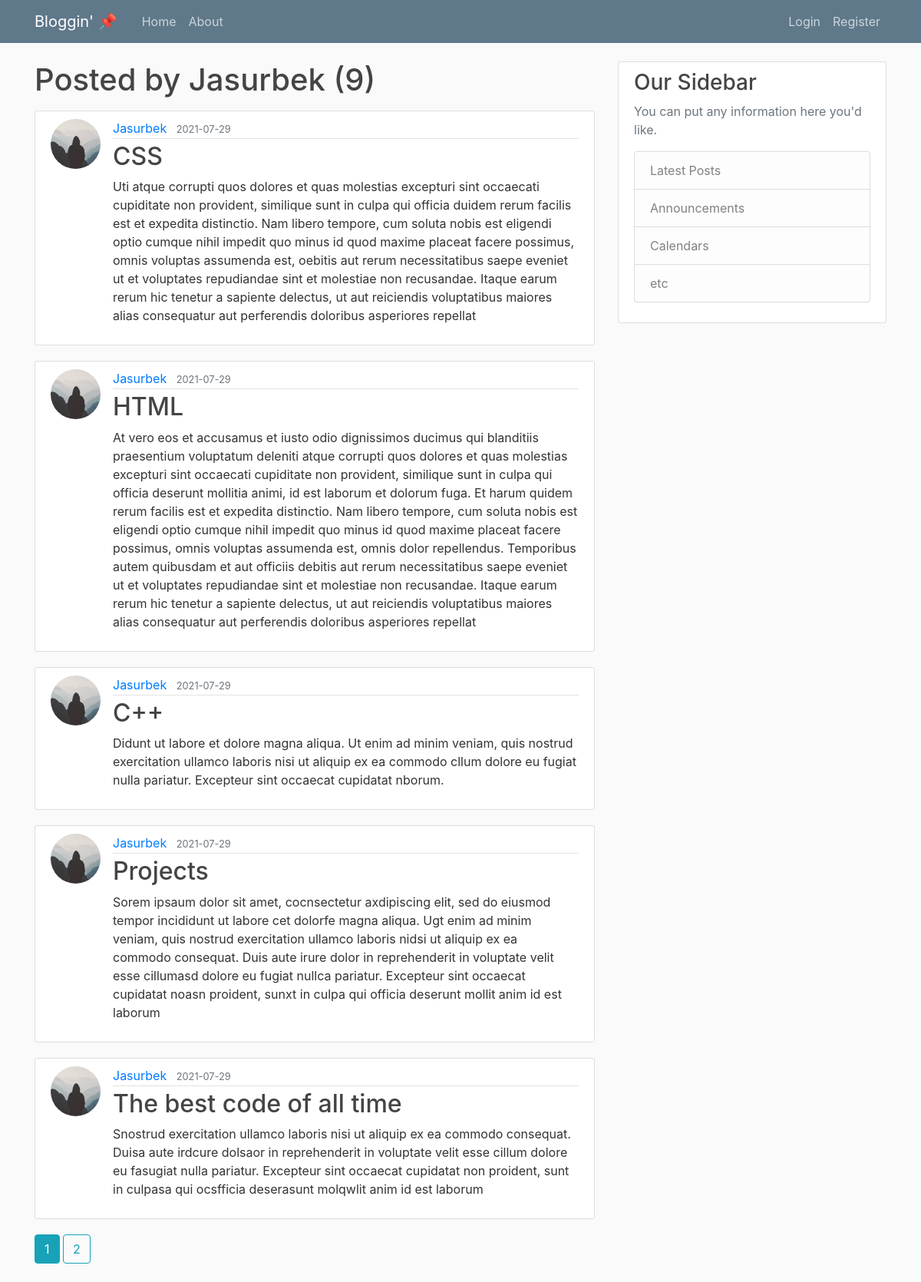
/user/Jasurbek, run on the app's committed database.
### main_flask/models.py (models this page shows, shortened)
class User(db.Model, UserMixin):
    id = db.Column(db.Integer, primary_key=True)
    username = db.Column(db.String(20), unique=True, nullable=False)
    email = db.Column(db.String(120), unique=True, nullable=False)
    image_file = db.Column(db.String(20), nullable=False,
                           default='default.jpg')
    password = db.Column(db.String(60), nullable=False)
    posts = db.relationship('Post', backref='author', lazy=True)

class Post(db.Model):
    id = db.Column(db.Integer, primary_key=True)
    title = db.Column(db.String(100), nullable=False)
    date_posted = db.Column(db.DateTime, nullable=False,
                            default=datetime.utcnow)
    content = db.Column(db.Text, nullable=False)
    user_id = db.Column(db.Integer, db.ForeignKey('user.id'), nullable=False)

### main_flask/routes.py (the view)
@app.route("/user/<string:username>")
def user_posts(username):
    page = request.args.get('page', 1, type=int)
    user = User.query.filter_by(username=username).first_or_404()
    posts = Post.query.filter_by(author=user)\
        .order_by(Post.date_posted.desc())\
        .paginate(page = page ,per_page = 5)
    return render_template('user_posts.html', posts=posts, user=user)

### main_flask/templates/user_posts.html
{% extends "layout.html" %}
{% block content %}
    <h1 class = "mb-3">Posted by {{ user.username }} ({{ posts.total }})</h1>
    {% for post in posts.items %}
        <article class="media content-section">
          <img class = "rounded-circle article-img" src = "{{ url_for('static', filename = 'profile_pics/' + post.author.image_file ) }}">
            <div class="media-body">
              <div class="article-metadata">
                <a class="mr-2" href="{{ url_for('user_posts', username=post.author.username) }}">{{ post.author.username }}</a>
                <small class="text-muted">{{ post.date_posted.strftime('%Y-%m-%d')}}</small>
              </div>
              <h2><a class="article-title" href="{{ url_for('post', post_id = post.id) }}">{{ post.title }}</a></h2>
              <p class="article-content">{{ post.content }}</p>
            </div>
        </article>
    {% endfor %}
    {% for page_num in posts.iter_pages(left_edge=1, right_edge = 1, left_current = 1, right_current =2) %}
      {% if page_num %}
        {% if posts.page == page_num %}
            <a class = "btn btn-info mb-4" href="{{url_for('user_posts', username=user.username, page=page_num)}}">{{ page_num }}</a>
        {% else %}
            <a class = "btn btn-outline-info mb-4" href="{{url_for('user_posts', username=user.username, page=page_num)}}">{{ page_num }}</a>
        {% endif %}
      {% else %}
        ...
      {% endif %}
    {% endfor %}
{% endblock content %}

### main_flask/templates/layout.html (shortened to what this page needs)
<!DOCTYPE html>
<html lang="en">
<head>
     <link rel="stylesheet" href="https://maxcdn.bootstrapcdn.com/bootstrap/4.0.0/css/bootstrap.min.css">
     <link rel="stylesheet" type="text/css" href="{{ url_for('static', filename='main.css') }}">
</head>
<body>
    <header class="site-header">
        <nav class="navbar navbar-expand-md navbar-dark bg-steel fixed-top">
          <div class="container">
            <a class="navbar-brand mr-4" href="/">Bloggin' 📌</a>
            <div class="collapse navbar-collapse" id="navbarToggle">
              <div class="navbar-nav mr-auto">
                <a class="nav-item nav-link" href="{{ url_for('home') }}">Home</a>
                <a class="nav-item nav-link" href="{{ url_for('about') }}">About</a>
              </div>
              <div class="navbar-nav">
                {% if current_user.is_authenticated %}
                <a class="nav-item nav-link" href="{{ url_for('new_post') }}">New Post</a>
                  <a class="nav-item nav-link" href="{{ url_for('account') }}">Account</a>
                  <a class="nav-item nav-link" href="{{ url_for('logout') }}">Logout</a>
                {% else %}
                  <a class="nav-item nav-link" href="{{ url_for('login') }}">Login</a>
                  <a class="nav-item nav-link" href="{{ url_for('register') }}">Register</a>
                {% endif %}
              </div>
            </div>
          </div>
        </nav>
    </header>
    <main role="main" class="container">
        <div class="row">
          <div class="col-md-8">
            {% block content %}{% endblock %}
          </div>
          <div class="col-md-4">
            <div class="content-section">
              <h3>Our Sidebar</h3>
              <p class='text-muted'>You can put any information here you'd like.
                <ul class="list-group">
                  <li class="list-group-item list-group-item-light">Latest Posts</li>
                  <li class="list-group-item list-group-item-light">Announcements</li>
                  <li class="list-group-item list-group-item-light">Calendars</li>
                  <li class="list-group-item list-group-item-light">etc</li>
                </ul>
              </p>
            </div>
          </div>
        </div>
    </main>
</body>
</html>

### main_flask/static/main.css (style rules this page uses)
body { background: #fafafa; color: #333333; margin-top: 5rem; }
h1, h2, h3, h4, h5, h6 { color: #444444; }
.bg-steel { background-color: #5f788a; }
.site-header .navbar-nav .nav-link { color: #cbd5db; }
.content-section { background: #ffffff; padding: 10px 20px; border: 1px solid #dddddd; border-radius: 3px; margin-bottom: 20px; }
.article-title { color: #444444; }
.article-content { white-space: pre-line; }
.article-img { height: 65px; width: 65px; margin-right: 16px; }
.article-metadata { padding-bottom: 1px; margin-bottom: 4px; border-bottom: 1px solid #e3e3e3; }

### data on the page
User: username "Jasurbek"
Post: image_file (placeholder picture), author.username "Jasurbek", date_posted "2021-07-29", title "CSS", content "Uti atque corrupti quos dolores et quas molestias excepturi sint occaecati cupiditate non provident, similique sunt in culpa qui officia duidem rerum facilis est et expedita distinctio. Nam libero tempore, cum soluta nobis est eligendi optio cumque nihil impedit quo minus id quod maxime placeat facere possimus, omnis voluptas assumenda est, oebitis aut rerum necessitatibus saepe eveniet ut et voluptates repudiandae sint et molestiae non recusandae. Itaque earum rerum hic tenetur a sapiente delectus, ut aut reiciendis voluptatibus maiores alias consequatur aut perferendis doloribus asperiores repellat"
Post: image_file (placeholder picture), author.username "Jasurbek", date_posted "2021-07-29", title "HTML", content "At vero eos et accusamus et iusto odio dignissimos ducimus qui blanditiis praesentium voluptatum deleniti atque corrupti quos dolores et quas molestias excepturi sint occaecati cupiditate non provident, similique sunt in culpa qui officia deserunt mollitia animi, id est laborum et dolorum fuga. Et harum quidem rerum facilis est et expedita distinctio. Nam libero tempore, cum soluta nobis est eligendi optio cumque nihil impedit quo minus id quod maxime placeat facere possimus, omnis voluptas assumenda est, omnis dolor repellendus. Temporibus autem quibusdam et aut officiis debitis aut rerum necessitatibus saepe eveniet ut et voluptates repudiandae sint et molestiae non recusandae. Itaque…"
Post: image_file (placeholder picture), author.username "Jasurbek", date_posted "2021-07-29", title "C++", content "Didunt ut labore et dolore magna aliqua. Ut enim ad minim veniam, quis nostrud exercitation ullamco laboris nisi ut aliquip ex ea commodo cllum dolore eu fugiat nulla pariatur. Excepteur sint occaecat cupidatat nborum."
Post: image_file (placeholder picture), author.username "Jasurbek", date_posted "2021-07-29", title "Projects", content "Sorem ipsaum dolor sit amet, cocnsectetur axdipiscing elit, sed do eiusmod tempor incididunt ut labore cet dolorfe magna aliqua. Ugt enim ad minim veniam, quis nostrud exercitation ullamco laboris nidsi ut aliquip ex ea commodo consequat. Duis aute irure dolor in reprehenderit in voluptate velit esse cillumasd dolore eu fugiat nullca pariatur. Excepteur sint occaecat cupidatat noasn proident, sunxt in culpa qui officia deserunt mollit anim id est laborum"
Post: image_file (placeholder picture), author.username "Jasurbek", date_posted "2021-07-29", title "The best code of all time", content "Snostrud exercitation ullamco laboris nisi ut aliquip ex ea commodo consequat. Duisa aute irdcure dolsaor in reprehenderit in voluptate velit esse cillum dolore eu fasugiat nulla pariatur. Excepteur sint occaecat cupidatat non proident, sunt in culpasa qui ocsfficia deserasunt molqwlit anim id est laborum"

### other printed values
{{ posts.total }} "9"
{{ page_num }} "1"
{{ page_num }} "2"
